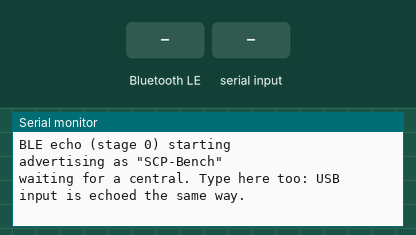
A sketch run on a simulated ESP32. Parts: the last lines printed to the serial monitor. The inputs (shaded band) are chosen by the test bench. Nothing arrives over Bluetooth unless stated; a phone connects over Bluetooth LE 3 s after start.

Above: at 1.5 s.
1.6 s: Bluetooth LE write "1" received
At 2.3 s:
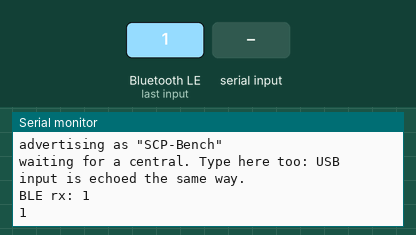
3.1 s: "0\n" received over Serial
At 3.26 s:
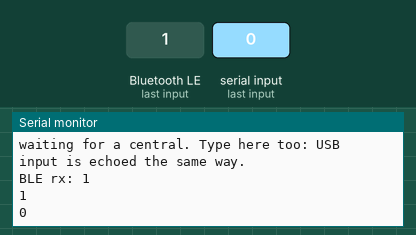

The sketch:

ble_echo.ino
```cpp
// Stage 0: BLE bring-up test. Nothing here touches the SCP bus or the amplifier.
//
// Exposes the Nordic UART Service (NUS) and echoes every line back in UPPERCASE,
// so a round trip is distinguishable from your terminal's local echo. Also mirrors
// everything to USB serial at 115200, and notifies a heartbeat every 5 s so you can
// confirm the notify path without typing anything.
//
// Validate with nRF Connect or LightBlue (phone or Mac): scan for "SCP-Bench",
// connect, enable notifications on the ...0003... characteristic, then write text
// to the ...0002... one. Type "hello" and you should get "HELLO" back.
//
// BEFORE UPLOADING: Tools -> Partition Scheme -> "Huge APP (3MB No OTA)".
// The BLE stack is ~1.3 MB and the default scheme only gives the app 1.2 MB;
// without this you get a linker error about the text section not fitting.
//
// This sketch is deliberately structured the way scp_bench will need:
//   - BLE callbacks NEVER do slow work. They hand a completed line to loop()
//     through a FreeRTOS queue. Blocking inside a BLE callback starves the
//     stack and causes intermittent disconnects.
//   - Notifications are chunked to 20 bytes, the safe payload at the default MTU.
//   - Advertising restarts from loop(), not from the disconnect callback.

#include <Arduino.h>
#include <BLEDevice.h>
#include <BLEServer.h>
#include <BLEUtils.h>
#if __has_include(<BLE2902.h>)
  #include <BLE2902.h>              // arduino-esp32 2.x needs the CCCD added by hand
  #define HAS_BLE2902 1             // 3.x adds it automatically and drops this header
#endif

// Nordic UART Service. The names are from the PERIPHERAL's point of view:
// this device RECEIVES on RX and NOTIFIES on TX. Centrals have it the other way round.
#define NUS_SERVICE "6E400001-B5A3-F393-E0A9-E50E24DCCA9E"
#define NUS_RX      "6E400002-B5A3-F393-E0A9-E50E24DCCA9E"   // central writes here
#define NUS_TX      "6E400003-B5A3-F393-E0A9-E50E24DCCA9E"   // we notify here

static const char  *DEVICE_NAME = "SCP-Bench";
static const size_t CHUNK       = 20;     // safe notify payload at the default 23-byte MTU
static const size_t MAX_LINE    = 64;
static const uint32_t HEARTBEAT_MS = 5000;

struct Line { char text[MAX_LINE]; };

BLECharacteristic *txChar = nullptr;
QueueHandle_t      lineQ  = nullptr;
volatile bool      connected    = false;
volatile bool      needAdvertise = false;

// ---- output --------------------------------------------------------------
// One notify per line, split into <=CHUNK pieces. Never notify per byte: a long
// line would become hundreds of packets at a ~7.5 ms connection interval.
void bleSend(const char *s) {
  if (!connected || !txChar) return;
  size_t n = strlen(s);
  for (size_t off = 0; off < n; off += CHUNK) {
    size_t take = n - off < CHUNK ? n - off : CHUNK;
    txChar->setValue((uint8_t *)(s + off), take);
    txChar->notify();
    delay(4);                        // let the stack drain; back-to-back notifies drop
  }
}

void emit(const char *s) {           // to both transports
  Serial.print(s);
  bleSend(s);
}

// ---- BLE callbacks: fast only --------------------------------------------
class ServerCB : public BLEServerCallbacks {
  void onConnect(BLEServer *) override {
    connected = true;
    Serial.print("BLE connected\r\n");
  }
  void onDisconnect(BLEServer *) override {
    connected = false;
    needAdvertise = true;            // loop() restarts it; doing it here is flaky
    Serial.print("BLE disconnected\r\n");
  }
};

class RxCB : public BLECharacteristicCallbacks {
  // Assembled only in this task, so no locking needed. Only the finished
  // line crosses to loop(), and it crosses through the queue.
  char buf[MAX_LINE];
  size_t len = 0;

  void onWrite(BLECharacteristic *c) override {
    uint8_t *data = c->getData();    // getData/getLength are stable across core
    size_t n = c->getLength();       // versions; getValue()'s type is not
    for (size_t i = 0; i < n; i++) {
      char ch = (char)data[i];
      if (ch == '\r' || ch == '\n') {
        push();
      } else if (ch >= 0x20 && ch < 0x7F) {
        if (len < MAX_LINE - 1) buf[len++] = ch;
      } else {
        len = 0;                     // non-printable: drop the line
      }
    }
    // A write with no newline still counts as a line. Phone apps often send
    // "hello" with nothing after it, and waiting forever looks like a hang.
    if (len) push();
  }

  void push() {
    if (!len) return;
    buf[len] = '\0';
    Line l;
    strncpy(l.text, buf, MAX_LINE);
    l.text[MAX_LINE - 1] = '\0';
    xQueueSend(lineQ, &l, 0);        // never block inside a BLE callback
    len = 0;
  }
};

// ---- the "work" ----------------------------------------------------------
void handleLine(const char *in) {
  char out[MAX_LINE + 16];
  size_t i = 0;
  for (; in[i] && i < MAX_LINE - 1; i++) out[i] = toupper((unsigned char)in[i]);
  out[i] = '\0';
  strcat(out, "\r\n");
  emit(out);
}

// ---- main ----------------------------------------------------------------
void setup() {
  Serial.begin(115200);
  delay(300);
  Serial.print("\r\nBLE echo (stage 0) starting\r\n");

  lineQ = xQueueCreate(8, sizeof(Line));

  BLEDevice::init(DEVICE_NAME);
  BLEServer *server = BLEDevice::createServer();
  server->setCallbacks(new ServerCB());

  BLEService *svc = server->createService(NUS_SERVICE);

  txChar = svc->createCharacteristic(NUS_TX, BLECharacteristic::PROPERTY_NOTIFY);
#ifdef HAS_BLE2902
  txChar->addDescriptor(new BLE2902());
#endif

  BLECharacteristic *rxChar = svc->createCharacteristic(
      NUS_RX, BLECharacteristic::PROPERTY_WRITE | BLECharacteristic::PROPERTY_WRITE_NR);
  rxChar->setCallbacks(new RxCB());

  svc->start();

  BLEAdvertising *adv = BLEDevice::getAdvertising();
  adv->addServiceUUID(NUS_SERVICE);
  adv->setScanResponse(true);
  BLEDevice::startAdvertising();

  Serial.printf("advertising as \"%s\"\r\n", DEVICE_NAME);
  Serial.print("waiting for a central. Type here too: USB input is echoed the same way.\r\n");
}

void loop() {
  // 1. lines that arrived over BLE
  Line l;
  while (xQueueReceive(lineQ, &l, 0) == pdTRUE) {
    Serial.printf("BLE rx: %s\r\n", l.text);
    handleLine(l.text);
  }

  // 2. lines typed on USB serial, so the sketch is testable with no phone at all
  static char sbuf[MAX_LINE];
  static size_t slen = 0;
  while (Serial.available()) {
    char ch = Serial.read();
    if (ch == '\r' || ch == '\n') {
      if (slen) { sbuf[slen] = '\0'; handleLine(sbuf); slen = 0; }
    } else if (ch >= 0x20 && ch < 0x7F) {
      if (slen < MAX_LINE - 1) sbuf[slen++] = ch;
    } else slen = 0;
  }

  // 3. restart advertising after a disconnect
  if (needAdvertise) {
    needAdvertise = false;
    delay(200);                      // give the stack a moment to tear the link down
    BLEDevice::startAdvertising();
    Serial.print("re-advertising\r\n");
  }

  // 4. heartbeat, so the notify path is visible without typing
  static uint32_t last = 0;
  static uint32_t beat = 0;
  if (connected && millis() - last >= HEARTBEAT_MS) {
    last = millis();
    char msg[48];
    snprintf(msg, sizeof msg, "beat %lu\r\n", (unsigned long)++beat);
    emit(msg);
  }

  delay(10);
}
```

Measured:
- after the input at 1.6 s, the serial monitor: prints a new line at once (image 1)
- after the input at 3.1 s, the serial monitor: prints a new line at once (image 2)
